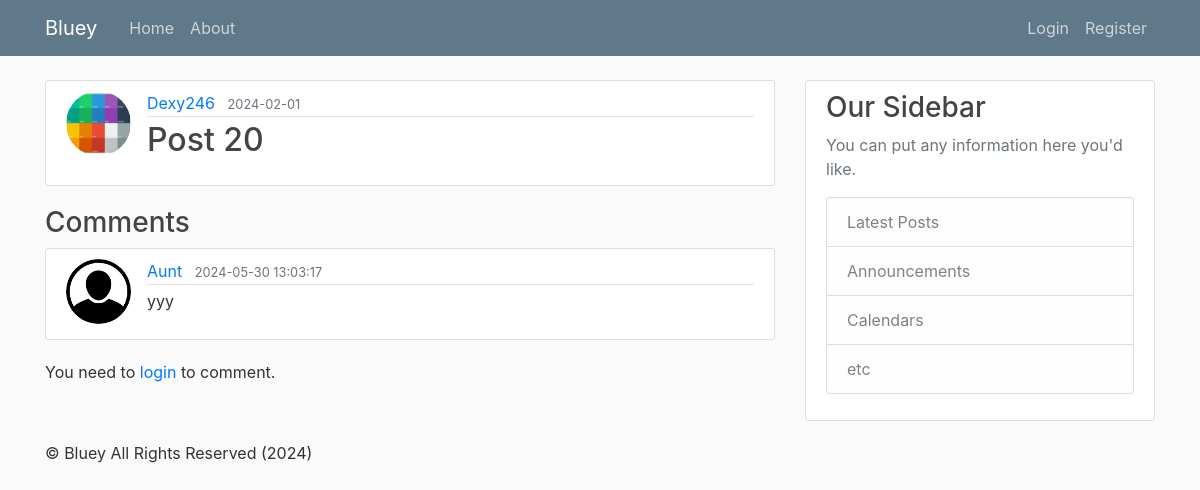
The page /post/18 on the database its author committed.
### Bluey_blog/models.py (models this page shows, shortened)
class User(db.Model, UserMixin):
    id = db.Column(db.Integer, primary_key=True)
    username = db.Column(db.String(20), unique=True, nullable=False)
    email = db.Column(db.String(120), unique=True, nullable=False)
    image_file = db.Column(db.String(20), nullable=False, default='main_default.jpg')
    password = db.Column(db.String(60), nullable=False)
    posts = db.relationship('Post', backref = 'author', lazy = True)
    comments = db.relationship('Comment', backref='author', lazy=True) # Update

class Post(db.Model):
    id = db.Column(db.Integer, primary_key=True)
    title = db.Column(db.String(100), nullable=False)
    date_posted = db.Column(db.DateTime, nullable=False, default=datetime.now(timezone.utc))
    user_id = db.Column(db.Integer, db.ForeignKey('user.id'), nullable=False)
    comments = db.relationship('Comment', backref='post', lazy=True)

class Comment(db.Model): # Update
    id = db.Column(db.Integer, primary_key=True)
    content = db.Column(db.Text, nullable=False)
    date_posted = db.Column(db.DateTime, nullable=False, default=datetime.now(timezone.utc))
    user_id = db.Column(db.Integer, db.ForeignKey('user.id'), nullable=False)
    post_id = db.Column(db.Integer, db.ForeignKey('post.id'), nullable=False)

### Bluey_blog/routes.py (the view)
@app.route("/post/<int:post_id>", methods= ['GET', 'POST'])
def post(post_id):
    post = Post.query.get_or_404(post_id)
    form = CommentForm() #Update
    if form.validate_on_submit():
        comment = Comment(content=form.content.data, author=current_user, post=post)
        db.session.add(comment)
        db.session.commit()
        flash('Your comment has been posted!', 'success')
        return redirect(url_for('post', post_id=post.id))
    comments = Comment.query.filter_by(post_id=post.id).all()
    return render_template('post.html', title=post.title, post=post, comments=comments, form=form)

### Bluey_blog/templates/post.html (shortened to what this page needs)
{% extends "layout.html" %}
{% block content %}
  <article class="media content-section">
    <img class="rounded-circle article-img" src="{{ url_for('static', filename='profile_pics/' + post.author.image_file) }}" alt="">
    <div class="media-body">
      <div class="article-metadata">
        <a class="mr-2" href=" {{url_for( 'user_posts', username=post.author.username )}} ">{{ post.author.username }}</a>
        <small class="text-muted">{{ post.date_posted.strftime('%Y-%m-%d') }}</small>
      </div>
      <h2 class="article-title">{{ post.title }}</h2>
    </div>
  </article>
  <div class="comments">
    <h3>Comments</h3>
    <ul class="list-unstyled">
      {% for comment in comments %}
      <li class="media content-section">
        <img class="rounded-circle article-img" src="{{ url_for('static', filename='profile_pics/' + comment.author.image_file) }}" alt="">
        <div class="media-body">
          <div class="article-metadata">
            <a class="mr-2" href="{{ url_for('user_posts', username=comment.author.username) }}">{{ comment.author.username }}</a>
            <small class="text-muted">{{ comment.date_posted.strftime('%Y-%m-%d %H:%M:%S') }}</small>
          </div>
          <p class="article-content">{{ comment.content }}</p>
        </div>
      </li>
      {% endfor %}
    </ul>
    {% if current_user.is_authenticated %}
    <form method="POST" action="">
      {{ form.hidden_tag() }}
      <div class="form-group">
        {{ form.content.label(class="form-control-label") }}
        {{ form.content(class="form-control form-control-lg") }}
      </div>
      <div class="form-group">
        {{ form.submit(class="btn btn-primary") }}
      </div>
    </form>
    {% else %}
    <p>You need to <a href="{{ url_for('login') }}">login</a> to comment.</p>
    {% endif %}
  </div>
{% endblock content %}

### Bluey_blog/static/main.css (style rules this page uses)
body { background: #fafafa; color: #333333; margin-top: 5rem; }
h1, h2, h3, h4, h5, h6 { color: #444444; }
.content-section { background: #ffffff; padding: 10px 20px; border: 1px solid #dddddd; border-radius: 3px; margin-bottom: 20px; }
.article-title { color: #444444; }
.article-content { white-space: pre-line; }
.article-img { height: 65px; width: 65px; margin-right: 16px; }
.article-metadata { padding-bottom: 1px; margin-bottom: 4px; border-bottom: 1px solid #e3e3e3 }

### rows shown on the page
User: image_file (picture), author.username "Dexy246"
Post: date_posted "2024-02-01", title "Post 20"
Comment: image_file (placeholder picture), author.username "Aunt", date_posted "2024-05-30 13:03:17", content "yyy"
